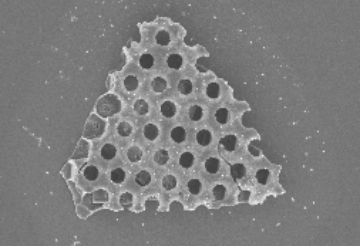
//> input picture image-1.tiff, 360 x 246 px
$ ./3DConvolution   (built with g++ and OpenCV 4)
//> lines starting //> are read from the running program, lines starting //| are printed output that depends on the picture


#include <opencv2/core.hpp>
#include <opencv2/imgcodecs.hpp>
#include <opencv2/highgui.hpp>
#include <iostream>

using namespace cv;
using namespace std;

// storing 3D image in 3d array
void store3DImage(Mat img, int*** arr)
{
	int rows = img.size().height;                                                                               //image pixel intensity values stored in the matrix here
	int cols = img.size().width;                                                                                //cols and rows set


	for (int i = 0;i < rows;i++)
	{
		for (int j = 0;j < cols;j++)                                                                        // each intensity values stored in the array
        {
            arr[i][j][0] = static_cast<int>(img.at<uchar>(i, j));                                                   //at<uchar>() inbuilt function of OpenCv
		}                                                                                                   //we can access pixel values at the cordinates given
	}                                                                                                           //in this case i and j
                                                                                                                    // [10 lines of commented-out code are left out]
}

void print3DImage(int*** arr, int rows, int cols)
{
	                                                                                                          //new Mat object to store the image through array given
	Mat image(rows, cols, CV_8UC1);                                                                           // CV_8UC1 represents grayscale image

    for (int i = 0; i < rows; i++)                                                                                //opposite of store3Dimage is happening
    {                                                                                                             //pixel intensity value stored in the matrix is being stored at the speicifc cordinates
		for (int j = 0; j < cols; j++)
        {
			image.at<uchar>(i, j) = static_cast<uchar>(arr[i][j][0]);                                 //at unchar() accesses the specific pixel
		}                                                                                                 //it reads values from the array already stored
	}                                                                                                         // and converts it to unchar to store it there


	imshow("Image", image);                                                                                    //im show prints the image
	waitKey(0);                                                                                               //when key pressed, the window will close here
	//destroyAllWindows();
}

//Apply 3D Convolution for Blurring
void apply3DConvolution(int*** arr, int rows, int cols)
{
    // Define a simple averaging kernel
    float kernel[3][3] = {{1.0 / 9, 1.0 / 9, 1.0 / 9}, {1.0 / 9, 1.0 / 9, 1.0 / 9}, {1.0 / 9, 1.0 / 9, 1.0 / 9}};
													      //averaging kernel is used (box filter)
                                                                                                              //basically all its values have the same weight factor that is 1.0/9.
                                                                                                              //so it multiplies with the neighbiring array and can find the average of the values to store in the middle pixel of coresponding array

    int*** blurr = new int** [rows];                                                                          //array created of the same size to store blur image

    for (int i = 0; i < rows; i++)                                                                            //dynamically declared using rows and cols
    {
        blurr[i] = new int* [cols];

        for (int j = 0; j < cols; j++)
        {
            blurr[i][j] = new int[1];                                                                        //grayscale image in 3d has 3rd dimension 1
                                                                                                             //1 stands for grayscale
        }
    }


    for (int i = 0; i < rows; i++)                                                                            //loop i for image arr rows
    {
        for (int j = 0; j < cols; j++)                                                                        //loop j for image arr cols
        {
            float sum = 0;                                                                                    //variable sum for summing the matrix and kernel

            for (int k = 0; k < 3; k++)                                                                       //loop k for kernel rows
            {
                for (int l = 0; l < 3; l++)                                                                   //loop l for kernel cols
                {
                    int neighborX = i + k - 1;                                                                //neighboring pixels are calculated
                    int neighborY = j + l - 1;                                                                //for X, i is the center pixel's row
                                                                                                              //the kernel's first row will be one row above i
                                                                                                              //so 1 subtracted from each entry

                    if (neighborX < 0 || neighborX >= rows)                                                   //zero padding done here
                    {                                                                                         //if neighboring pixel out of range, then sum unchanged
                        sum += 0;                                                                             //used for borders
                    }                                                                                         //so that the kernel matrix multiplication does not go out of range

                    else if (neighborY < 0 || neighborY >= cols)                                              //same principle for y cordinates
                    {
                        sum += 0;
                    }

                    else                                                                                      //neighboring pixels multiplied with coresponding kernel values
                    {                                                                                         //works only if neighboring pixels are not out of range
                        sum += kernel[k][l] * arr[neighborX][neighborY][0];                                   //values added in sum
                    }                                                                                         //indirectly avergaged as each kernel value is 1/9 and is avergaed through it
                }                                                                                             //same weight aplplied for all entries
            }

            blurr[i][j][0] = int(sum);                                                                         //sum then stored at the center pixel
        }
    }


    print3DImage(blurr, rows, cols);                                                                            //image printed


    Mat BlurredImage(rows, cols, CV_8UC1);                                                                      //to save file, new Mat object made

    for (int i = 0; i < rows; ++i)
    {
        for (int j = 0; j < cols; ++j)
        {
            BlurredImage.at<uchar>(i, j) = uchar(blurr[i][j][0]);                                               //blurr matrix values stored in new blur images specific cordinates
        }
    }

    imwrite("BlurredImage.png", BlurredImage);                                                                  //new image named blurred image saved and made through imwrite


}


// Apply 3D Convolution for Edge Detection:
void apply3DConvolutionEdgeDetection(int*** arr, int rows, int cols)                                             //used to identify boundaries and within an image by checking its pixel intensity
{
    float kernelX[3][3] = {{-1, 0, 1}, {-2, 0, 2}, {-1, 0, 1}};                                                  //sobel kernel used for edge detetction
                                                                                                                 //2 matrices, for horizontal and vertical edges both
    float kernelY[3][3] = {{-1, -2, -1}, {0, 0, 0}, {1, 2, 1}};                                                  //closer peixels have more effect so higher weight
                                                                                                                 //matrices are symmetric, range from -2 to +2, so change in intensity evident
                                                                                                                 //final image is gradient image, boundaries of original image recognised using change in intensity

    int*** edge = new int** [rows];                                                                              //array created of the same size to store edgedetetcted image

    for (int i = 0; i < rows; i++)                                                                               //dynamically declared using rows and cols
    {
        edge[i] = new int* [cols];

        for (int j = 0; j < cols; j++)
        {
            edge[i][j] = new int[1];                                                                             //grayscale image in 3d has 3rd dimension 1
                                                                                                                 //1 stands for grayscale
        }
    }


    for (int i = 0; i < rows; i++)                                                                               //loop i for image arr rows
    {
        for (int j = 0; j < cols; j++)                                                                           //loop j for image arr cols
        {
            float sumX = 0;                                                                                      //variable sum for summing the matrix and kernel
            float sumY = 0;                                                                                      //variable sum for summing the matrix and kernel

            for (int k = 0; k < 3; k++)                                                                          //loop k for kernel rows
            {
                for (int l = 0; l < 3; l++)                                                                      //loop l for kernel cols
                {
                    int neighborX = i + k - 1;                                                                   //neighboring pixels are calculated
                    int neighborY = j + l - 1;                                                                   //for X, i is the center pixel's row
                                                                                                                 //the kernel's first row will be one row above i
                                                                                                                 //so 1 subtracted from each entry

                    if (neighborX < 0 || neighborX >= rows)                                                     //zero padding done here
                    {                                                                                           //if neighboring pixel out of range, then iteration skipped
                        sumX += 0;                                                                               //used for borders
                    }                                                                                           //so that the kernel matrix multiplication does not go out of range

                    else if (neighborY < 0 || neighborY >= cols)                                                //same principle for y cordinates
                    {
                        sumY += 0;
                    }

                    else
                    {
                        sumX += kernelX[k][l] * arr[neighborX][neighborY][0];                                    //neighboring pixels multiplied with coresponding kernel values
                        sumY += kernelY[k][l] * arr[neighborX][neighborY][0];                                    //for both x and y axis
                    }
                }
            }

                                                                                                                 //both gradients are perpendicular to each other
            float mag = sqrt((sumX * sumX) + (sumY * sumY));                                                     //so magnitude calculated
                                                                                                                 //mag represents strength of edge at pixel

            edge[i][j][0] = static_cast<int>(mag);                                                               //magnitude stored in array
        }
    }

    print3DImage(edge, rows, cols);                                                                              //image printed


    Mat EdgeImage(rows, cols, CV_8UC1);                                                                          //to save file, new Mat object made

    for (int i = 0; i < rows; ++i)
    {
        for (int j = 0; j < cols; ++j)
        {
            EdgeImage.at<uchar>(i, j) = uchar(edge[i][j][0]);                                                    //edge matrix values stored in new edge detection images specific cordinates
        }
    }

    imwrite("EdgeDetectedImage.png", EdgeImage);                                                              //new image named EdgeDetected image saved and made through imwrite


}

// Apply 3D Convolution for Feature Extraction:
void apply3DConvolutionFeatureExtraction(int*** arr, int rows, int cols)                                      //used to identify patterns within image
{

    float kernel[3][3] = { {1, 0, 1}, {0, 1, 0}, {1, 0, 1} };                                                 //just used a random kernel, experimented with values


    int*** extraction = new int** [rows];                                                                     //array created of the same size to store image

    for (int i = 0; i < rows; i++)                                                                            //dynamically declared using rows and cols
    {
        extraction[i] = new int* [cols];

        for (int j = 0; j < cols; j++)
        {
            extraction[i][j] = new int[1];                                                                    //grayscale image in 3d has 3rd dimension 1
                                                                                                              //1 stands for grayscale
        }
    }


    for (int i = 0; i < rows; i++)                                                                            //loop i for image arr rows
    {
        for (int j = 0; j < cols; j++)                                                                        //loop j for image arr cols
        {
            float sum = 0;                                                                                    //variable sum for summing the matrix and kernel

            for (int k = 0; k < 3; k++)                                                                       //loop k for kernel rows
            {
                for (int l = 0; l < 3; l++)                                                                   //loop l for kernel cols
                {
                    int neighborX = i + k - 1;                                                                //neighboring pixels are calculated
                    int neighborY = j + l - 1;                                                                //for X, i is the center pixel's row
                                                                                                              //the kernel's first row will be one row above i
                                                                                                              //so 1 subtracted from each entry

                    if (neighborX < 0 || neighborX >= rows)                                                   //zero padding done here
                    {                                                                                         //if neighboring pixel out of range, then sum unchanged
                        sum += 0;                                                                             //used for borders
                    }                                                                                         //so that the kernel matrix multiplication does not go out of range

                    else if (neighborY < 0 || neighborY >= cols)                                              //same principle for y cordinates
                    {
                        sum += 0;
                    }

                    else                                                                                      //neighboring pixels multiplied with coresponding kernel values
                    {                                                                                         //works only if neighboring pixels are not out of range
                        sum += kernel[k][l] * arr[neighborX][neighborY][0];                                   //values added in sum
                    }
                }
            }

            extraction[i][j][0] = int(sum);                                                                   //sum then stored at the center pixel
        }
    }


    print3DImage(extraction, rows, cols);                                                                     //image printed


    Mat ExtractionImage(rows, cols, CV_8UC1);                                                                 //to save file, new Mat object made

    for (int i = 0; i < rows; ++i)
    {
        for (int j = 0; j < cols; ++j)
        {
            ExtractionImage.at<uchar>(i, j) = uchar(extraction[i][j][0]);                                     //extraction matrix values stored in new extraction images specific cordinates
        }
    }

    imwrite("FeatureExtractedImage.png", ExtractionImage);                                                    //new image named FeatureExtractedImage image saved and made through imwrite


}

int main()
{

	string path = "image-1.tiff";                   						      //storing the path of the immage
	Mat image = imread(path, IMREAD_GRAYSCALE);                                                           //creating an image and reading it as grayscale
//> image is the input picture: 246 rows x 360 cols, CV_8UC1; min 61, max 249, mean 125

	//imshow("Image", image);
	//cv::waitKey(0);
	//cv::destroyAllWindows();

	int rows = image.size().height;                                                                        //image rows set
//> rows = 246
	int cols = image.size().width;                                                                         //image cols set
//> cols = 360
	int height = 1;                                                                                        //grayscale image in 3d has 3rd dimension 1
                                                                                                               //1 stands for grayscale
	int*** arr = new int** [rows];                                                                         //3d array declaration

	for (int i = 0; i < rows; i++)                                                                         //Array dynamically declared
	{
		arr[i] = new int* [cols];

		for (int j = 0; j < cols; j++)
		{
			arr[i][j] = new int[height];
		}
	}

	store3DImage(image, arr);                                                                               //store image function called

	print3DImage(arr, rows, cols);                                                                          //original image printed

    apply3DConvolution(arr, rows, cols);                                                                        //Blurred image

    apply3DConvolutionEdgeDetection(arr, rows, cols);                                                           //Edge Detection Image
//> call 3 of print3DImage, with rows = 246, cols = 360
//> after the loop in print3DImage (call 3), `for (int i = 0; i < rows; i++)`:
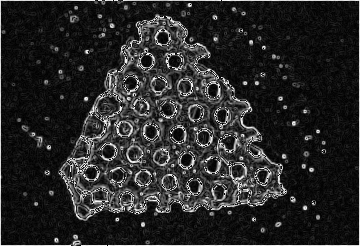
//> image: 246 rows x 360 cols, CV_8UC1; min 0, max 255, mean 39.6

    apply3DConvolutionFeatureExtraction(arr, rows, cols);                                                       //Feature Extraction Image
//> call 4 of print3DImage, with rows = 246, cols = 360
//> after the loop in print3DImage (call 4), `for (int i = 0; i < rows; i++)`:
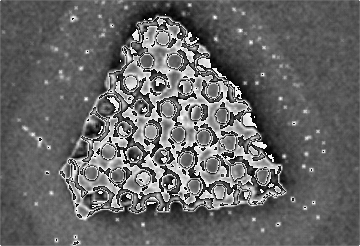
//> image: 246 rows x 360 cols, CV_8UC1; min 0, max 255, mean 101.9

}

$ run again, with image-2.tiff copied over image-1.tiff
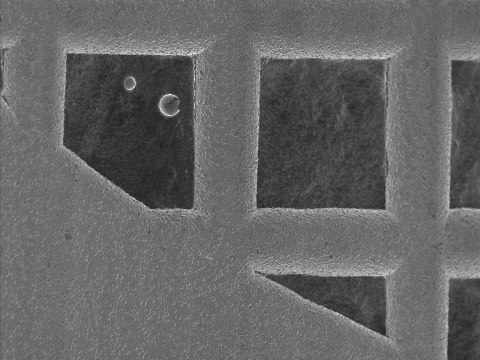
//> input picture image-2.tiff, 480 x 360 px
//> image is the input picture: 360 rows x 480 cols, CV_8UC1; min 34, max 245, mean 100.6
//> after the loop in print3DImage (call 3), `for (int i = 0; i < rows; i++)`:
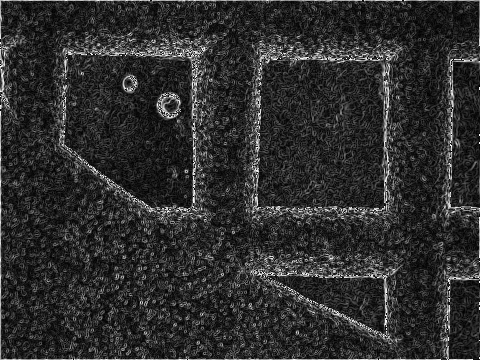
//> image: 360 rows x 480 cols, CV_8UC1; min 0, max 255, mean 45.8
//> after the loop in print3DImage (call 4), `for (int i = 0; i < rows; i++)`:
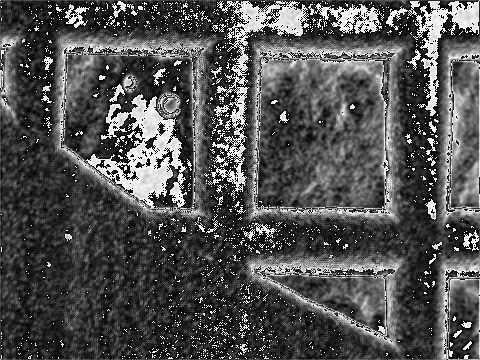
//> image: 360 rows x 480 cols, CV_8UC1; min 0, max 255, mean 81.3
